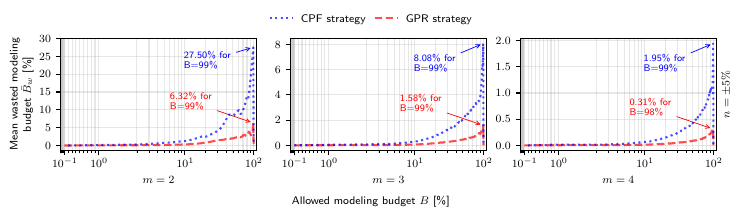

Write Python code to recreate this figure.
import json
import os
import matplotlib
from matplotlib import pyplot as plt
import numpy as np
import argparse
from natsort import natsorted
from matplotlib.ticker import ScalarFormatter
from matplotlib.ticker import AutoMinorLocator, MultipleLocator

def read_json_file(file_path):
    with open(file_path, 'r') as file:
        data = json.load(file)
    return data

def find_files(folder_path):
    file_list = []
    for root, dirs, files in os.walk(folder_path):
        for file in files:
            file_path = os.path.join(root, file)
            file_list.append(file_path)
    return file_list

def main():
    
    # Create the argument parser
    parser = argparse.ArgumentParser(description='Plotting tool for analysis.')

    # Add the argument
    parser.add_argument('--name', type=str, help='Set name of the plot.', required=False)
    parser.add_argument('--reps', type=int, default=4, help='Set the number of repetitions per measurement point.', required=False)

    # Parse the command-line arguments
    args = parser.parse_args()
    
    reps = args.reps
        
    if args.name:
        plot_name = args.name+".pdf"
    else:
        plot_name = "paper_plot_costs_gpr_only.pdf"
    
    #path_1 = "2_parameter/1_noise/final/analysis_results"
    #path_2 = "2_parameter/2_noise/final/analysis_results"
    path_5 = "2_parameter/5_noise/final/analysis_results"
    #path_10 = "2_parameter/10_noise/final/analysis_results"
    
    #path_1_3 = "3_parameter/1_noise/final/analysis_results"
    #path_2_3 = "3_parameter/2_noise/final/analysis_results"
    path_5_3 = "3_parameter/5_noise/final/analysis_results"
    #path_10_3 = "3_parameter/10_noise/final/analysis_results"
    
    #path_1_4 = "4_parameter/1_noise/final/analysis_results"
    #path_2_4 = "4_parameter/2_noise/final/analysis_results"
    path_5_4 = "4_parameter/5_noise/final/analysis_results"
    #path_10_4 = "4_parameter/10_noise/final/analysis_results"
    
    #files_1 = find_files(path_1)
    #files_2 = find_files(path_2)
    files_5 = find_files(path_5)
    #files_10 = find_files(path_10)
    
    #files_1_3 = find_files(path_1_3)
    #files_2_3 = find_files(path_2_3)
    files_5_3 = find_files(path_5_3)
    #files_10_3 = find_files(path_10_3)
    
    #files_1_4 = find_files(path_1_4)
    #files_2_4 = find_files(path_2_4)
    files_5_4 = find_files(path_5_4)
    #files_10_4 = find_files(path_10_4)
    
    x_values = []

    generic_costs_2 = []
    gpr_costs_2 = []
    hybrid_costs_2 = []
    
    generic_costs_3 = []
    gpr_costs_3 = []
    hybrid_costs_3 = []
    
    generic_costs_4 = []
    gpr_costs_4 = []
    hybrid_costs_4 = []

    base_point_costs_2 = []
    base_point_costs_3 = []
    base_point_costs_4 = []

    #files_1 = natsorted(files_1)
    #files_2 = natsorted(files_2)
    files_5 = natsorted(files_5)
    #files_10 = natsorted(files_10)
    
    #files_1_3 = natsorted(files_1_3)
    #files_2_3 = natsorted(files_2_3)
    files_5_3 = natsorted(files_5_3)
    #files_10_3 = natsorted(files_10_3)
    
    #files_1_4 = natsorted(files_1_4)
    #files_2_4 = natsorted(files_2_4)
    files_5_4 = natsorted(files_5_4)
    #files_10_4 = natsorted(files_10_4)

    for i in range(len(files_5)):
        json_file_path = files_5[i]
        json_data = read_json_file(json_file_path)

        x_values.append(json_data["budget"])

        generic_costs_2.append(json_data["budget"]-json_data["mean_budget_generic"])
        gpr_costs_2.append(json_data["budget"]-json_data["mean_budget_gpr"])
        hybrid_costs_2.append(json_data["budget"]-json_data["mean_budget_hybrid"])
        base_point_costs_2.append(json_data["base_point_cost"])
        
    
    for i in range(len(files_5_3)):
        json_file_path = files_5_3[i]
        json_data = read_json_file(json_file_path)

        generic_costs_3.append(json_data["budget"]-json_data["mean_budget_generic"])
        gpr_costs_3.append(json_data["budget"]-json_data["mean_budget_gpr"])
        hybrid_costs_3.append(json_data["budget"]-json_data["mean_budget_hybrid"])
        base_point_costs_3.append(json_data["base_point_cost"])
    
    for i in range(len(files_5_4)):
        json_file_path = files_5_4[i]
        json_data = read_json_file(json_file_path)

        generic_costs_4.append(json_data["budget"]-json_data["mean_budget_generic"])
        gpr_costs_4.append(json_data["budget"]-json_data["mean_budget_gpr"])
        hybrid_costs_4.append(json_data["budget"]-json_data["mean_budget_hybrid"])
        base_point_costs_4.append(json_data["base_point_cost"])

    y_values_list_costs_2 = [
        generic_costs_2,
        gpr_costs_2,
        #hybrid_costs_2,
        #base_point_costs_2
    ]
    
    y_values_list_costs_3 = [
        generic_costs_3,
        gpr_costs_3,
        #hybrid_costs_3,
        #base_point_costs_3
    ]
    
    y_values_list_costs_4 = [
        generic_costs_4,
        gpr_costs_4,
        #hybrid_costs_4,
        #base_point_costs_4
    ]
    
    B_CPF_max_2 = 0
    maxv = 0
    for i in range(len(generic_costs_2)):
        if generic_costs_2[i] >= maxv:
            maxv = generic_costs_2[i]
            B_CPF_max_2 = x_values[i]
            
    B_GPR_max_2 = 0
    maxv = 0
    for i in range(len(gpr_costs_2)):
        if gpr_costs_2[i] >= maxv:
            maxv = gpr_costs_2[i]
            B_GPR_max_2 = x_values[i]
            
    B_CPF_max_3 = 0
    maxv = 0
    for i in range(len(generic_costs_3)):
        if generic_costs_3[i] >= maxv:
            maxv = generic_costs_3[i]
            B_CPF_max_3 = x_values[i]
            
    B_GPR_max_3 = 0
    maxv = 0
    for i in range(len(gpr_costs_3)):
        if gpr_costs_3[i] >= maxv:
            maxv = gpr_costs_3[i]
            B_GPR_max_3 = x_values[i]
            
    B_CPF_max_4 = 0
    maxv = 0
    for i in range(len(generic_costs_4)):
        if generic_costs_4[i] >= maxv:
            maxv = generic_costs_4[i]
            B_CPF_max_4 = x_values[i]
            
    B_GPR_max_4 = 0
    maxv = 0
    for i in range(len(gpr_costs_4)):
        if gpr_costs_4[i] >= maxv:
            maxv = gpr_costs_4[i]
            B_GPR_max_4 = x_values[i]

    
    labels_points = ['Full matrix', 'CPF strategy', 'GPR strategy', 'Hybrid strategy', 'Minimum points required $\\bar{p}_{min}$']
    labels_cost = ['CPF strategy', 'GPR strategy', 'Hybrid strategy', 'Min. modeling requirement $\\bar{b}_{min}$']
    
    SMALL_SIZE = 8
    MEDIUM_SIZE = 10
    BIGGER_SIZE = 12

    plt.rc('font', size=SMALL_SIZE)          # controls default text sizes
    plt.rc('axes', titlesize=SMALL_SIZE)     # fontsize of the axes title
    plt.rc('axes', labelsize=8)    # fontsize of the x and y labels
    plt.rc('xtick', labelsize=SMALL_SIZE)    # fontsize of the tick labels
    plt.rc('ytick', labelsize=SMALL_SIZE)    # fontsize of the tick labels
    plt.rc('legend', fontsize=8)    # legend fontsize
    plt.rc('figure', titlesize=BIGGER_SIZE)  # fontsize of the figure title

    plt.rcParams.update({
        "text.usetex": True,
        "font.family": "sans-serif",
        #"font.sans-serif": "Helvetica",
        "font.size": 12
    })
    
    # create the figure environment including subplots
    cm = 1/2.54 
    fig, (ax1, ax2, ax3) = plt.subplots(1, 3, figsize=(18.5*cm, 4*cm), sharex=True)
    
    ls=['dotted','--',':','dashdot']
    lw = [1.5,1.5,4,1.5]
    colors = ["blue", "red", "orange", "dimgray"]
    zorders=[7,6,5,4]
    style_counter = 0
    for y_values, label in zip(y_values_list_costs_2, labels_cost):
        ax1.plot(x_values, y_values, label=label, linestyle=ls[style_counter], linewidth=lw[style_counter], alpha=0.7, zorder=zorders[style_counter], color=colors[style_counter])
        style_counter += 1
    
    # annotations
    strtemp = str('{0:.2f}'.format(np.nanmax(generic_costs_2)))+"\% for \nB="+str('{0:.0f}'.format(B_CPF_max_2))+"\%"
    ax1.annotate(strtemp, xy=(B_CPF_max_2, np.nanmax(generic_costs_2)), xycoords='data', xytext=(-50, -15), textcoords='offset points', arrowprops=dict(arrowstyle="->", lw=0.5, color="blue"), fontsize=7, color="blue")
    strtemp = str('{0:.2f}'.format(np.nanmax(gpr_costs_2)))+"\% for \nB="+str('{0:.0f}'.format(B_GPR_max_2))+"\%"
    ax1.annotate(strtemp, xy=(B_GPR_max_2, np.nanmax(gpr_costs_2)), xycoords='data', xytext=(-60, 10), textcoords='offset points', arrowprops=dict(arrowstyle="->", lw=0.5, color="red"), fontsize=7, color="red")
    
    ax1.grid(alpha=0.3, which='major')
    ax1.grid(alpha=0.3, which='minor')
    ax1.set_xticks([1,10,20,30,40,50,60,70,80,90,100])
    ax1.set_yticks([0, 5, 10, 15, 20, 25, 30])
    ax1.set_xlim(0,100)
    ax1.set_ylabel('Mean unused modeling\n budget $\\bar{B}_{nu}$ [\%]')
    ax1.set_xlabel('$m=2$')
    
    ls=['dotted','--',':','dashdot']
    lw = [1.5,1.5,4,1.5]
    colors = ["blue", "red", "orange", "dimgray"]
    zorders=[7,6,5,4]
    style_counter = 0
    for y_values, label in zip(y_values_list_costs_3, labels_cost):
        ax2.plot(x_values, y_values, label=label, linestyle=ls[style_counter], linewidth=lw[style_counter], alpha=0.7, zorder=zorders[style_counter], color=colors[style_counter])
        style_counter += 1
        
    # annotations
    strtemp = str('{0:.2f}'.format(np.nanmax(generic_costs_3)))+"\% for \nB="+str('{0:.0f}'.format(B_CPF_max_3))+"\%"
    ax2.annotate(strtemp, xy=(B_CPF_max_3, np.nanmax(generic_costs_3)), xycoords='data', xytext=(-50, -20), textcoords='offset points', arrowprops=dict(arrowstyle="->", lw=0.5, color="blue"), fontsize=7, color="blue")
    strtemp = str('{0:.2f}'.format(np.nanmax(gpr_costs_3)))+"\% for \nB="+str('{0:.0f}'.format(B_GPR_max_3))+"\%"
    ax2.annotate(strtemp, xy=(B_GPR_max_3, np.nanmax(gpr_costs_3)), xycoords='data', xytext=(-60, 10), textcoords='offset points', arrowprops=dict(arrowstyle="->", lw=0.5, color="red"), fontsize=7, color="red")
    
    ax2.grid(alpha=0.3, which='major')
    ax2.grid(alpha=0.3, which='minor')
    ax2.set_xticks([1,10,20,30,40,50,60,70,80,90,100])
    ax2.set_xlim(0,100)
    ax2.set_xlabel('$m=3$')
    
    ls=['dotted','--',':','dashdot']
    lw = [1.5,1.5,4,1.5]
    colors = ["blue", "red", "orange", "dimgray"]
    zorders=[7,6,5,4]
    style_counter = 0
    ax3.set_xscale("symlog")
    #ax3.set_yscale("symlog")
    for y_values, label in zip(y_values_list_costs_4, labels_cost):
        ax3.plot(x_values, y_values, label=label, linestyle=ls[style_counter], linewidth=lw[style_counter], alpha=0.7, zorder=zorders[style_counter], color=colors[style_counter])
        style_counter += 1
        
    # annotations
    strtemp = str('{0:.2f}'.format(np.nanmax(generic_costs_4)))+"\% for \nB="+str('{0:.0f}'.format(B_CPF_max_4))+"\%"
    ax3.annotate(strtemp, xy=(B_CPF_max_4, np.nanmax(generic_costs_4)), xycoords='data', xytext=(-50, -20), textcoords='offset points', arrowprops=dict(arrowstyle="->", lw=0.5, color="blue"), fontsize=7, color="blue")
    strtemp = str('{0:.2f}'.format(np.nanmax(gpr_costs_4)))+"\% for \nB="+str('{0:.0f}'.format(B_GPR_max_4))+"\%"
    ax3.annotate(strtemp, xy=(B_GPR_max_4, np.nanmax(gpr_costs_4)), xycoords='data', xytext=(-60, 10), textcoords='offset points', arrowprops=dict(arrowstyle="->", lw=0.5, color="red"), fontsize=7, color="red")
    
    ax3.grid(alpha=0.3, which='major')
    ax3.grid(alpha=0.3, which='minor')
    #ax3.set_xticks([1,10,20,30,40,50,60,70,80,90,100])
    ax3.set_xlim(0,110)
    ax3.set_xlabel('$m=4$')
    ax3.set_xticks([0.1, 1, 10, 100])
    locmin = matplotlib.ticker.LogLocator(base=10.0, subs=(0.1,0.2,0.3,0.4,0.5,0.6, 0.7, 0.8, 0.9 )) 
    ax3.xaxis.set_minor_locator(locmin)
    ax3.xaxis.set_minor_formatter(matplotlib.ticker.NullFormatter())
    ax3.grid(alpha=0.3, which='major')
    ax3.grid(alpha=0.3, which='minor')
    ax32 = ax3.twinx() 
    ax32.set_ylabel("$n=\pm5\%$")
    ax32.tick_params(right = False)
    ax32.set_yticks([])
    
    handles, labels = ax1.get_legend_handles_labels()
    fig.legend(handles, labels, loc='upper center', ncol=5, bbox_to_anchor=(0.5, 1.17), frameon=False, fontsize=8, columnspacing=0.8)
    
    fig.text(0.5, -0.1, 'Allowed modeling budget $B$ [\%]', ha='center', fontsize=8)
    
    fig.tight_layout(pad=0.2)
    plt.savefig(plot_name, bbox_inches="tight")
    plt.show()
    plt.close()

if __name__ == '__main__':
    main()